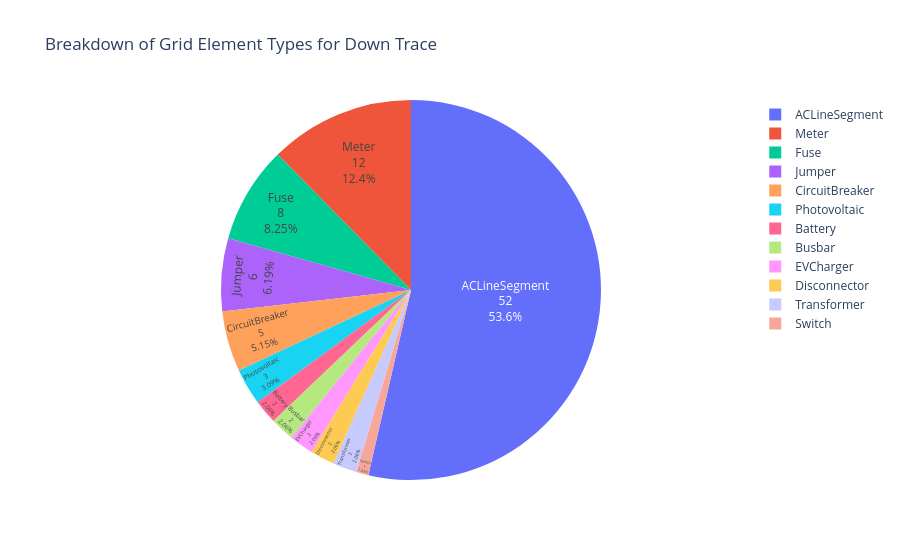

The notebook cell saved with this chart:
### Markdown cell above
For the demonstration of this notebook, we will continue using the full dataframe with unfiltered data.

### Code cell
# Create a pie plot for the breakdown of grid element types.
df_types = plot_pie(
    df, "type", "Breakdown of Grid Element Types for " + trace_option.title() + " Trace"
)

### Figure 1 — Plotly figure (JSON) as saved in the notebook; plotly's stock layout.template omitted (floating-point values rounded to 4 significant figures)
{"data": [{"domain": {"x": [0.0, 1.0], "y": [0.0, 1.0]}, "hovertemplate": "type=%{label}<br>count=%{value}<extra></extra>", "labels": ["ACLineSegment", "Meter", "Fuse", "Jumper", "CircuitBreaker", "Photovoltaic", "Battery", "Busbar", "EVCharger", "Disconnector", "Transformer", "Switch"], "legendgroup": "", "name": "", "showlegend": true, "textinfo": "percent+label+value", "textposition": "inside", "type": "pie", "values": [52, 12, 8, 6, 5, 3, 2, 2, 2, 2, 2, 1]}], "layout": {"legend": {"tracegroupgap": 0}, "title": {"text": "Breakdown of Grid Element Types for Down Trace"}}}
